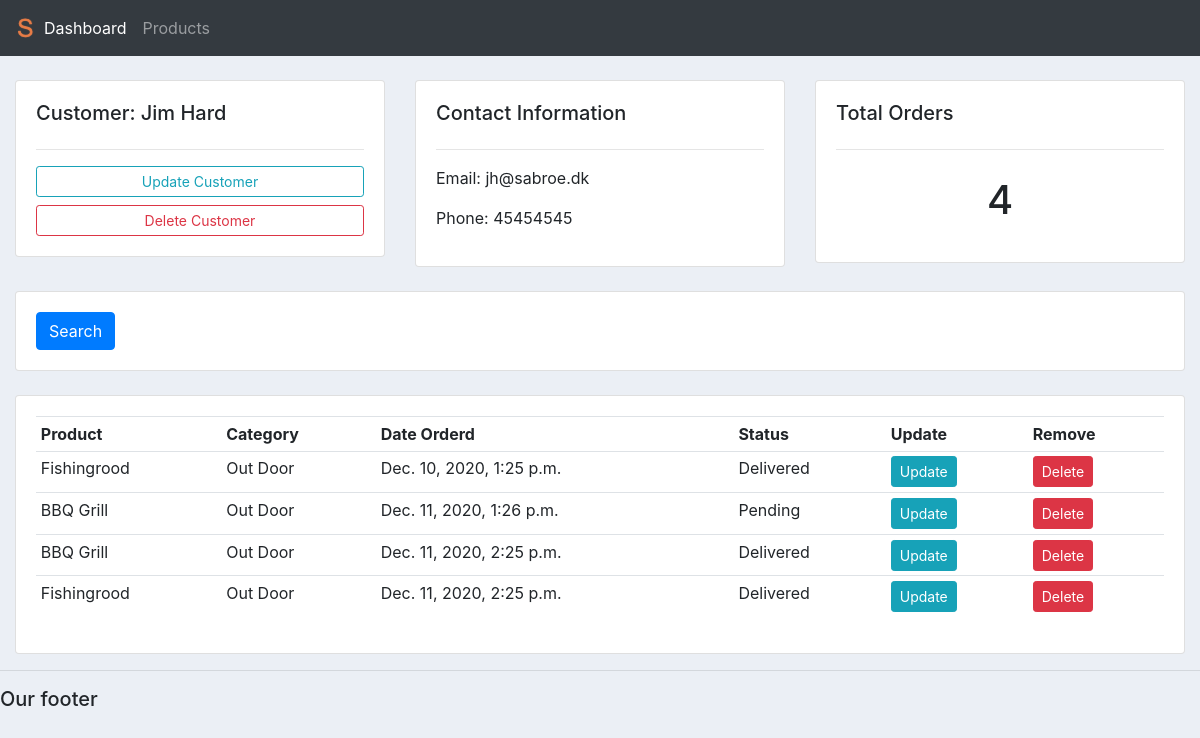
Page /customers/2/ on the committed database.
### crm/models.py (models this page shows, shortened)
class Customer(models.Model):
    name = models.CharField(max_length = 200, null=True)
    phone = models.CharField(max_length = 200, null=True)
    email = models.CharField(max_length = 200, null=True)
    data_created = models.DateTimeField(auto_now_add=True)

class Order(models.Model):
    STATUS =    (
                ('Pending', 'Pending'),
                ('Out for delevery', 'Out for delevery '),
                ('Delivered','Delivered'),
                )
    customer     = models.ForeignKey(Customer, null=True, on_delete=models.SET_NULL)
    product      = models.ForeignKey(Product, null=True, on_delete=models.SET_NULL)
    date_created = models.DateTimeField(auto_now_add=True)
    Status       = models.CharField(max_length = 200, null=True, choices=STATUS)

class Product(models.Model):
    CATEGORY = (('Indoor', 'Indoor'),
                ('Out Door', 'Out Door')
                )
    name        = models.CharField(max_length = 200, null=True)
    price       = models.FloatField(null=True)
    category    = models.CharField(max_length = 200, null=True, choices=CATEGORY)
    description = models.CharField(max_length = 200, null=True, blank=True)
    date_created= models.DateTimeField(auto_now_add=True)
    tags         = models.ManyToManyField(Tag)
    def __str__ (self):
        return self.name

### crm/views.py (the view)
# urls.py: path('customers/<str:pk>/', views.customers, name='customer'),
def customers(request, pk):
    customer = Customer.objects.get(id=pk)
    orders = customer.order_set.all()
    orders_count = orders.count()
    context = {'customer': customer, 'orders': orders, 'orders_count':orders_count}
    return render(request, 'crm/customers.html',context)

### crm/templates/crm/customers.html
{% extends 'crm/main.html'   %}
{% block content %}
<br>
<div class="row">
<div class="col-md">
  <div class="card card-body">
    <h5>Customer: {{customer.name}}</h5>
    <hr>
    <a class="btn btn-outline-info  btn-sm btn-block" href="">Update Customer</a>
    <a class="btn btn-outline-danger  btn-sm btn-block" href="">Delete Customer</a>
  </div>
</div>
<div class="col-md">
  <div class="card card-body">
    <h5>Contact Information</h5>
    <hr>
    <p>Email: {{customer.email}}</p>
    <p>Phone: {{customer.phone}}</p>
  </div>
</div>
<div class="col-md">
  <div class="card card-body">
    <h5>Total Orders</h5>
    <hr>
    <h1 style="text-align: center;padding: 10px">{{orders_count}}</h1>
  </div>
</div>
</div>
<br>
<div class="row">
<div class="col">
  <div class="card card-body">
    <form method="get">
      <button class="btn btn-primary" type="submit">Search</button>
    </form>
  </div>
</div>
</div>
<br>
<div class="row">
<div class="col-md">
  <div class="card card-body">
    <table class="table table-sm">
      <tr>
        <th>Product</th>
        <th>Category</th>
        <th>Date Orderd</th>
        <th>Status</th>
        <th>Update</th>
        <th>Remove</th>
      </tr>
{% for order in orders %}
<tr>
<td>{{order.product}}</td>
<td>{{order.product.category}}</td>
<td>{{order.date_created}}</td>
<td>{{order.Status}}</td>
<td><a class="btn btn-sm btn-info" href="{% url 'update_order' order.id %}">Update</a></td>
<td><a class="btn btn-sm btn-danger" href="{% url 'delete_order' order.id %}">Delete</a></td>
</tr>
{% endfor %}
    </table>
  </div>
</div>
</div>
{% endblock %}

### static/css/main.css (style rules this page uses)
body { background-color: #ebeff5; }

### rows in the picture
Customer: name "Jim Hard", email "jh@sabroe.dk", phone "45454545"
Order: product "Fishingrood", product.category "Out Door", date_created "Dec. 10, 2020, 1:25 p.m.", Status "Delivered"
Order: product "BBQ Grill", product.category "Out Door", date_created "Dec. 11, 2020, 1:26 p.m.", Status "Pending"
Order: product "BBQ Grill", product.category "Out Door", date_created "Dec. 11, 2020, 2:25 p.m.", Status "Delivered"
Order: product "Fishingrood", product.category "Out Door", date_created "Dec. 11, 2020, 2:25 p.m.", Status "Delivered"

### other values in the picture
{{ orders_count }} "4"
